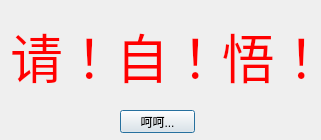
<?xml version="1.0" encoding="UTF-8"?>
<ui version="4.0">
 <class>help</class>
 <widget class="QDialog" name="help">
  <property name="geometry">
   <rect>
    <x>0</x>
    <y>0</y>
    <width>321</width>
    <height>140</height>
   </rect>
  </property>
  <property name="minimumSize">
   <size>
    <width>321</width>
    <height>140</height>
   </size>
  </property>
  <property name="maximumSize">
   <size>
    <width>321</width>
    <height>140</height>
   </size>
  </property>
  <property name="windowTitle">
   <string>Dialog</string>
  </property>
  <widget class="QLabel" name="label">
   <property name="geometry">
    <rect>
     <x>10</x>
     <y>20</y>
     <width>301</width>
     <height>71</height>
    </rect>
   </property>
   <property name="palette">
    <palette>
     <active>
      <colorrole role="WindowText">
       <brush brushstyle="SolidPattern">
        <color alpha="255">
         <red>255</red>
         <green>0</green>
         <blue>0</blue>
        </color>
       </brush>
      </colorrole>
     </active>
     <inactive>
      <colorrole role="WindowText">
       <brush brushstyle="SolidPattern">
        <color alpha="255">
         <red>255</red>
         <green>0</green>
         <blue>0</blue>
        </color>
       </brush>
      </colorrole>
     </inactive>
     <disabled>
      <colorrole role="WindowText">
       <brush brushstyle="SolidPattern">
        <color alpha="255">
         <red>120</red>
         <green>120</green>
         <blue>120</blue>
        </color>
       </brush>
      </colorrole>
     </disabled>
    </palette>
   </property>
   <property name="font">
    <font>
     <family>楷体</family>
     <pointsize>40</pointsize>
    </font>
   </property>
   <property name="text">
    <string>请！自！悟！</string>
   </property>
  </widget>
  <widget class="QPushButton" name="pushButton">
   <property name="geometry">
    <rect>
     <x>120</x>
     <y>110</y>
     <width>75</width>
     <height>23</height>
    </rect>
   </property>
   <property name="text">
    <string>呵呵...</string>
   </property>
  </widget>
 </widget>
 <resources/>
 <connections/>
</ui>
